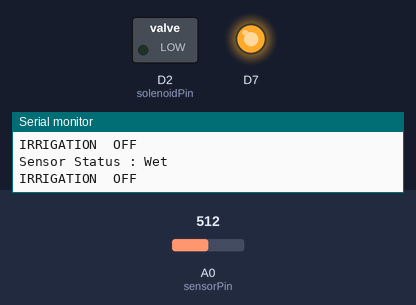
Bench run of a sketch on a simulated ESP8266 (NodeMCU). On the bench: switched loads named in the sketch (green lamp = pin HIGH), output pins drawn as LEDs (lit = HIGH), the last lines printed to the serial monitor. Inputs (shaded band) come from the test bench; at power-on: A0 (sensorPin) = 512.

Above: at 1.8 s.
1.9 s: A0 (sensorPin) set to 532
3.4 s: A0 (sensorPin) set to 561
At 4.7 s:
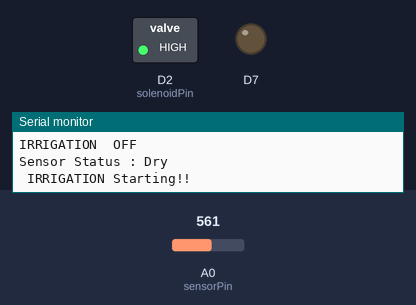
5.5 s: A0 (sensorPin) set to 540
At 6.3 s:
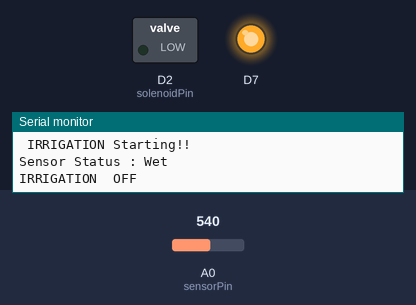
7.5 s: A0 (sensorPin) set to 560
At 9.0 s:
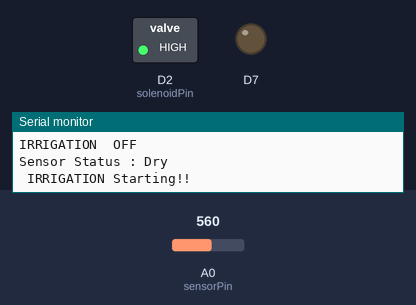
Timing chart, 0 to 10.5 s (numbered marks = the images above; inputs shaded):
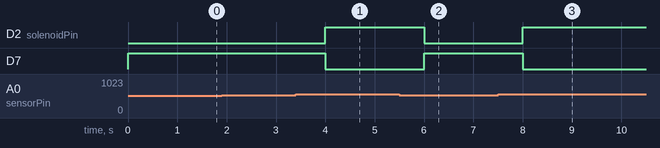

Measured:
- the behaviour switches between 549 and 550 on A0 (sensorPin) (found by bisection; images 0 and 1)
- after the input at 3.4 s, D2 (solenoidPin): LOW → HIGH after 0.60 s; D7: HIGH → LOW after 0.60 s
- after the input at 5.5 s, D2 (solenoidPin): HIGH → LOW after 0.50 s; D7: LOW → HIGH after 0.50 s
- after the input at 7.5 s, D2 (solenoidPin): LOW → HIGH after 0.50 s; D7: HIGH → LOW after 0.50 s

The sketch:

solenoid.ino
```cpp
int solenoidPin = D2; //This is the output pin on the Arduino we are using

int sensorPin = A0;
int sensorValue;
int limit = 550;

 String sensor_Status = "";
void setup() {
// put your setup code here, to run once:
pinMode(solenoidPin, OUTPUT); //Sets the pin as an output

Serial.begin(115200);
 pinMode(13, OUTPUT);

}

void loop() {


 sensorValue = analogRead(sensorPin);
// Serial.println("Analog Value : ");
// Serial.println(sensorValue);

 if (sensorValue<limit) {
  digitalWrite(13, HIGH);
  sensor_Status = "wet";
  Serial.println("Sensor Status : Wet");
 }
 else {
 digitalWrite(13, LOW);
  sensor_Status = "dry";
 Serial.println("Sensor Status : Dry");
 }

  if(sensor_Status == "wet"){
    digitalWrite(solenoidPin, LOW);
     Serial.println("IRRIGATION  OFF");
   }
  else if (sensor_Status =="dry"){
      digitalWrite(solenoidPin, HIGH);
      Serial.println(" IRRIGATION Starting!!");
    }

delay(1000); //Wait 1 Second
}
```
